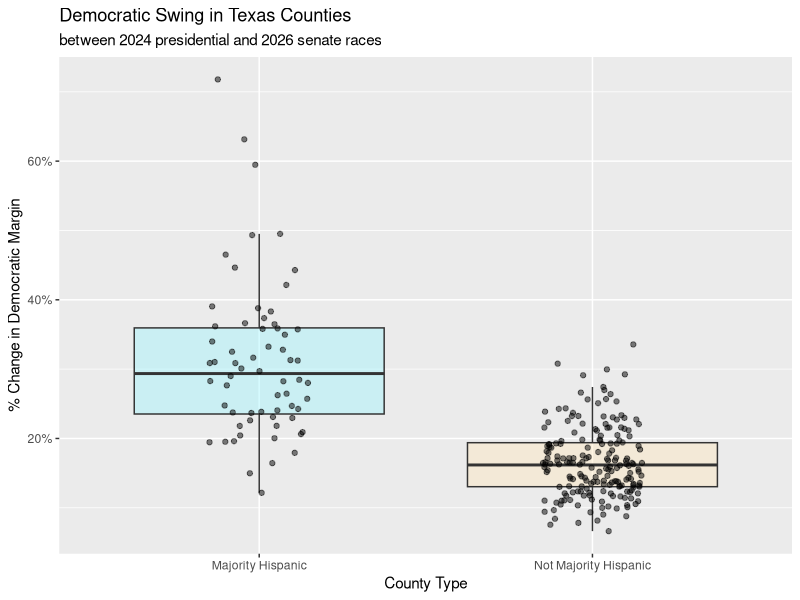
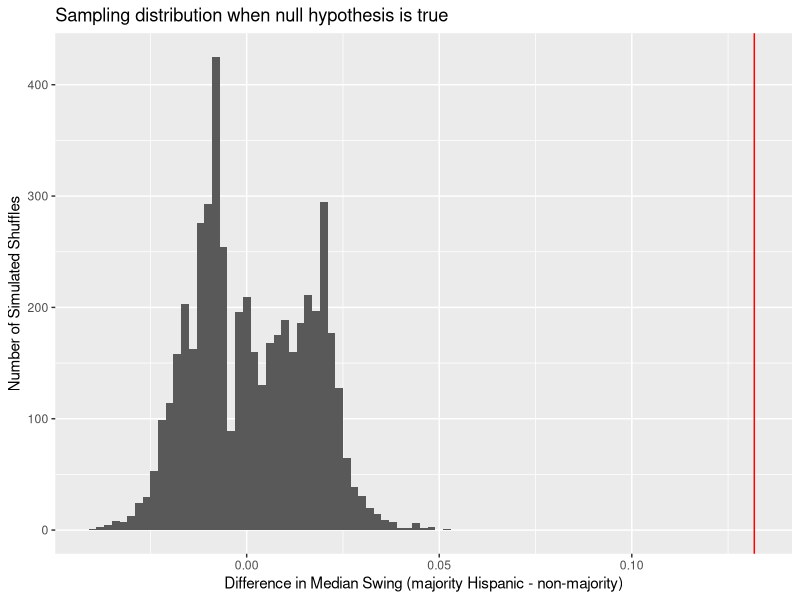

These charts were generated, in order, by the following R code:
## ---- chunk 1
library(tidyverse)
## ---- chunk 2
## 2024 Presidential Results by County
pres24_raw <- read_csv("data/TX 24 pres by county.csv")

pres24 <- pres24_raw |> 
    rename(candidate = "CANDIDATE NAME",
           county = "COUNTY NAME",
           votes = "TOTAL VOTES PER OFFICE PER COUNTY" ) |> 
    ##mutate(votes = as.numeric(str_remove_all(as.character(votes), ","))) |> 
    group_by(county) |> 
    summarize(dem_24 = sum(votes[str_detect(candidate, "HARRIS")]),
              rep_24 = sum(votes[str_detect(candidate, "TRUMP")]),
              total_24 = sum(votes),
              .groups = "drop") |> 
    mutate (margin_24 = (dem_24 - rep_24) / total_24)

## 2026 Senate Results by County
sen26_raw <- read_csv("data/TX 26 senate by county.csv")

sen26 <- sen26_raw |> 
    rename(county = "COUNTY NAME",
            dem_26 = "JAMES TALARICO",
            rep_26 = "KEN PAXTON",
            total_26 = "TOTAL VOTES PER OFFICE PER COUNTY") |> 
    select(county, dem_26, rep_26, total_26) |> 
    mutate(margin_26 = (dem_26 - rep_26) / total_26)
## ---- chunk 3
## Joining of Data Frames
hisp <- read_csv("data/tx_hispanic_share.csv") |> 
    mutate(county = str_to_upper(str_remove(NAME, " County, Texas")),
           county = str_replace(county, "^LA SALLE$", "LASALLE")) |> 
    select(county, GEOID, totalE, hispanicE, hisp_share, majority_hisp)

full_data <- pres24 |> 
    inner_join(sen26, by = "county") |> 
    inner_join(hisp, by = "county") |> 
    mutate(swing = margin_26 - margin_24)
## ---- chunk 4
full_data |> 
    group_by(majority_hisp) |> 
    summarize(median_swing = median(swing), avg_swing = mean(swing), n = n()) |> 
    arrange(desc(majority_hisp))
## ---- chunk 5
full_data |> 
    select(county, margin_24, margin_26, swing, majority_hisp) |> 
    arrange(desc(swing)) |> 
    head(10)
## ---- chunk 6
full_data |> 
    mutate(county_type = if_else(majority_hisp, 
            "Majority Hispanic", "Not Majority Hispanic")) |> 
    ggplot(aes(x = county_type, y = swing, fill = county_type)) + 
        geom_boxplot(alpha = 0.4, outlier.shape = NA) +
        scale_fill_manual(values = c("Majority Hispanic" = "cadetblue1", 
                                    "Not Majority Hispanic" = "wheat1")) +
        geom_jitter(width = 0.15, alpha = 0.5) +
        scale_y_continuous(labels = scales::label_percent()) +
        labs(title = "Democratic Swing in Texas Counties", 
            subtitle = "between 2024 presidential and 2026 senate races",
            x = "County Type", y = "% Change in Democratic Margin") +
        guides(fill = "none") 
## ---- chunk 7
set.seed(47)

obs_diff <- full_data |> 
    summarize(diff = median(swing[majority_hisp]) -
              median(swing[!majority_hisp])) |> 
    pull()
obs_diff

random_diff <- function(rep, data) {
    shuffled <- sample(data$majority_hisp)
    median(data$swing[shuffled]) - median(data$swing[!shuffled])
}

null_dist <- map_dbl(1:5000, random_diff, data = full_data)
p_val <- sum(abs(null_dist) >= abs(obs_diff)) / 5000
p_val

null_dist |> 
    data.frame() |> 
    ggplot(aes(x = null_dist)) +
    geom_histogram(binwidth = 0.002) +
    geom_vline(xintercept = obs_diff, color = "red") +
    labs(x = "Difference in Median Swing (majority Hispanic - non-majority)", 
        y = "Number of Simulated Shuffles",
        title = "Sampling distribution when null hypothesis is true")
